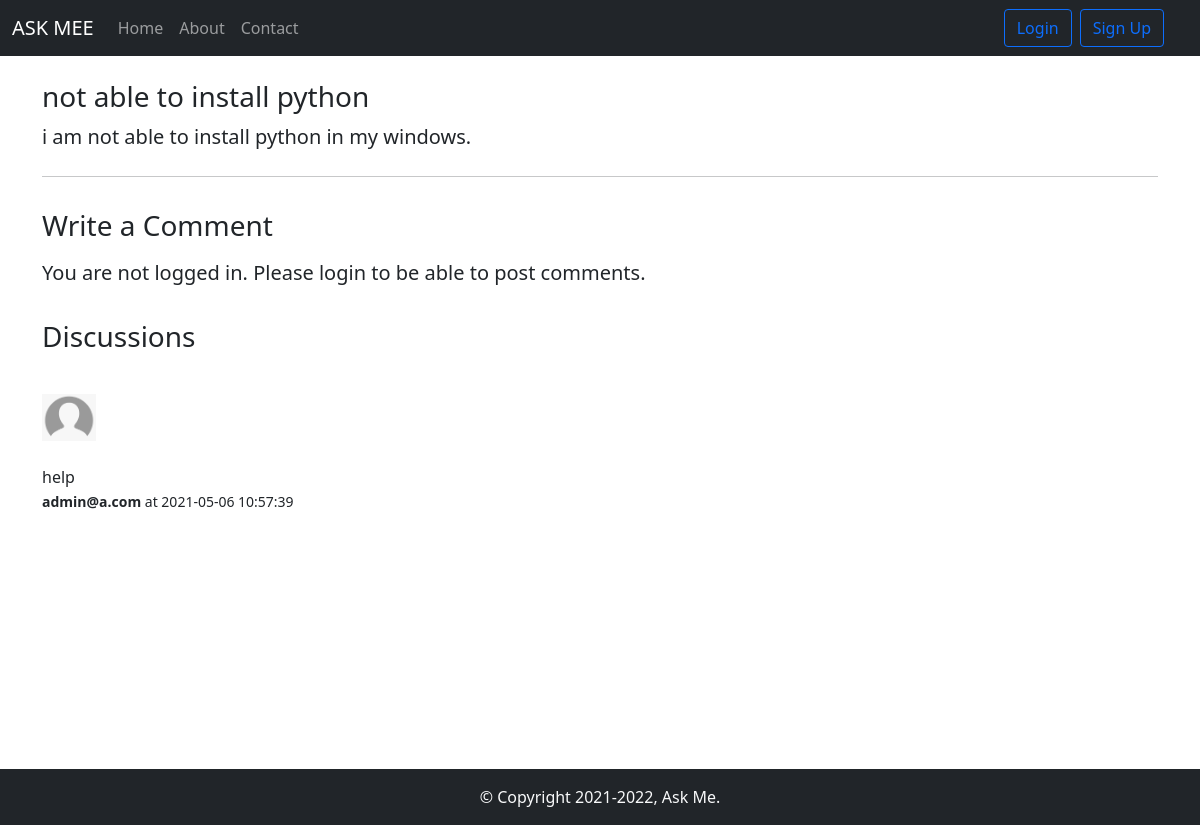
Page /threadque.php?threadid=1 on the committed database.
### tables this page shows
CREATE TABLE `thread` (
  `thread_id` int(10) NOT NULL,
  `thread_title` varchar(255) NOT NULL,
  `thread_desc` longtext NOT NULL,
  `thread_cat_id` int(10) NOT NULL,
  `thread_user_id` int(10) NOT NULL,
  `timestamp` datetime NOT NULL DEFAULT current_timestamp()
);

CREATE TABLE `comment` (
  `comment_id` int(10) NOT NULL,
  `comment_content` longtext NOT NULL,
  `thread_id` int(10) NOT NULL,
  `comment_time` datetime NOT NULL DEFAULT current_timestamp(),
  `comment_by` varchar(20) NOT NULL
);

CREATE TABLE `user` (
  `sno` int(10) NOT NULL,
  `user_email` varchar(20) NOT NULL,
  `user_pass` varchar(255) NOT NULL,
  `timestamp` datetime NOT NULL DEFAULT current_timestamp()
);

### threadque.php (the view, shortened to what this page needs)
<!doctype html>
<html lang="en">
<head>
    <link href="https://cdn.jsdelivr.net/npm/bootstrap@5.0.0-beta3/dist/css/bootstrap.min.css" rel="stylesheet"
>
</head>
<body>
        <?php include 'component/dbconnect.php'; ?>
        <?php include 'component/header.php'; ?>
    <?php
        $id = $_GET['threadid'];
        $sql = "SELECT * FROM `thread`WHERE thread_id=$id";
        $result = mysqli_query($conn, $sql);
        while($row = mysqli_fetch_assoc($result)){
                $title = $row['thread_title'];
                $desc= $row['thread_desc'];
        }
    ?>
    <div class="container my-4">
        <div class="jumbotron">
            <h3 class="display-7"><?php echo $title;?> </h3>
            <p class="lead"><?php echo $desc;   ?> </p>
            <hr class="my-4">
        </div>
    </div>
    <?php
    if(isset($_SESSION['loggedin']) && $_SESSION['loggedin']==true){
    echo '<div class="container">
        <h3 class="py-2"> Write  a Comment</h1>
        <form action= "'. $_SERVER['REQUEST_URI'] . '" method="post">
            <div class="form-group">
                <label for="exampleFormControlTextarea1">Type your comment</label>
                <br>
                <textarea class="form-control" id="comment" name="comment" rows="3"></textarea>
                <input type="hidden" name="sno" value="' .  $_SESSION["sno"] . '">
            </div>
            <br>
            <button type="submit" class="btn btn-primary">Post Comment</button>
        </form>
    </div>';
    }
    else{
        echo '
        <div class="container">
        <h3 class="py-2">Write a Comment</h1>
           <p class="lead">You are not logged in. Please login to be able to post comments.</p>
        </div>
        ';
    }
    ?>
    <div class="container my-4" id="ques">
        <h3 class="py-2"> Discussions </h3>
        <?php
       $id = isset($_GET['threadid']) ? $_GET['threadid'] : '';
        $sql = "SELECT * FROM `comment` WHERE thread_id= $id";
        $result = mysqli_query($conn, $sql);
        while($row = mysqli_fetch_assoc($result)){
                $content = $row['comment_content'];
                $comment_time = $row['comment_time'];
                $thread_user_id = $row['comment_by'];
                $sql2 = "SELECT user_email FROM `user` WHERE sno='$thread_user_id'";
                $result2 = mysqli_query($conn, $sql2);
                $row2 = mysqli_fetch_assoc($result2);
       echo' <div class="media my-3">
            <img class="my-3" src="img/user.png" width="54px">
            <div class="media-body">
            <p class=" my-2"> ' . $content .  ' <br><small><b>' .  $row2['user_email']  .'</b> at ' . $comment_time . '</p> </small>
        </div>
        </div>';
    }
    ?>
    </div>
        <?php include 'component/footer.php'; ?>
</body>
</html>

### threadque.php (style rules this page uses)
#ques { min-height: 433px; }

### rows in the picture
thread: thread_title "not able to install python", thread_desc "i am not able to install python in my windows."
comment: comment_content "help", user.user_email "admin@a.com", comment_time "2021-05-06 10:57:39"
